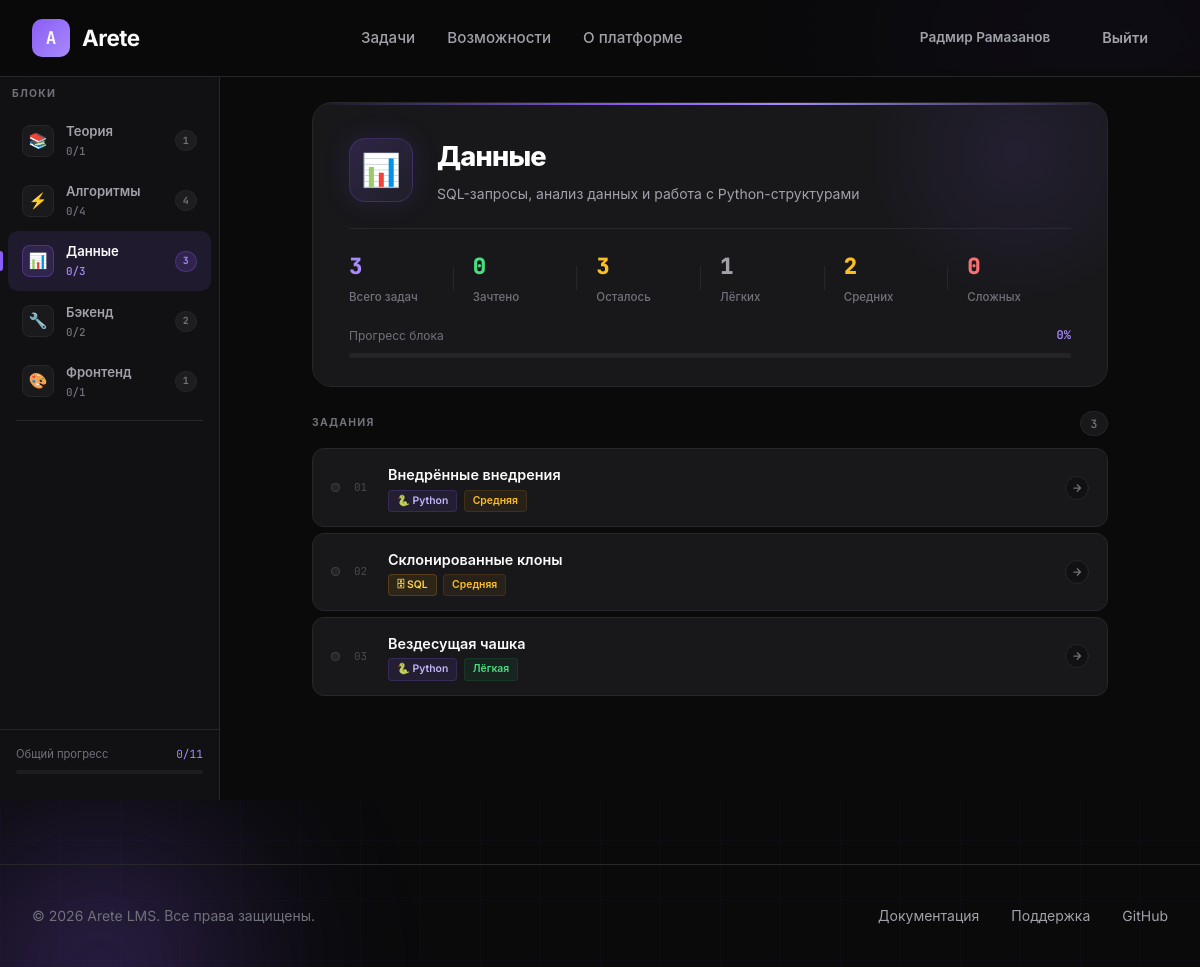
Screenshot of /lms/data (signed in) with the database file from the repository.
### models.py (models this page shows, shortened)
class User(UserMixin, db.Model):
    __tablename__ = 'users'
    id            = db.Column(db.Integer, primary_key=True)
    username      = db.Column(db.String(80),  unique=True, nullable=False)
    email         = db.Column(db.String(120), unique=True, nullable=False)
    first_name    = db.Column(db.String(50),  nullable=False)
    last_name     = db.Column(db.String(50),  nullable=False)
    password_hash = db.Column(db.String(256), nullable=False)
    created_at    = db.Column(db.DateTime, default=datetime.utcnow)
    submissions   = db.relationship('Submission', backref='user', lazy=True)
    def solved_in_block(self, block):
        return (
            Submission.query
            .filter_by(user_id=self.id, passed=True)
            .join(Task)
            .filter(Task.block == block)
            .count()
        )

class Task(db.Model):
    __tablename__ = 'tasks'
    id              = db.Column(db.Integer, primary_key=True)
    block           = db.Column(db.String(50),  nullable=False)
    title           = db.Column(db.String(200), nullable=False)
    description     = db.Column(db.Text,        nullable=False)
    task_type       = db.Column(db.String(50),  nullable=False)  # python / sql / html / answer
    expected_output = db.Column(db.Text,        nullable=True)   # for fallback / answer tasks
    test_cases_json = db.Column(db.Text,        nullable=True)   # JSON [{input, output}]
    difficulty      = db.Column(db.String(20),  default='medium')
    order_num       = db.Column(db.Integer,     default=0)
    max_score       = db.Column(db.Integer,     default=100)
    attempts_limit  = db.Column(db.Integer,     nullable=True)   # None = unlimited
    time_limit      = db.Column(db.String(40),  nullable=True)
    memory_limit    = db.Column(db.String(40),  nullable=True)
    input_format    = db.Column(db.String(80),  nullable=True)
    output_format   = db.Column(db.String(80),  nullable=True)
    submissions     = db.relationship('Submission', backref='task', lazy=True)

### app.py (the view)
@app.route('/lms/<block_key>')
def lms(block_key):
    ctx = _build_lms_context(block_key)
    if ctx is None:
        return redirect(url_for('lms_root'))
    return render_template('lms.html', **ctx)

### app.py (called while the page is built)
@login_manager.user_loader
def load_user(user_id):
    return User.query.get(int(user_id))

### templates/lms.html (shortened to what this page needs)
{% extends "base.html" %}
{% block extra_css %}
<link rel="stylesheet" href="{{ url_for('static', filename='css/lms.css') }}">
{% endblock %}
{% block content %}
<div class="lms-layout">
    <aside class="lms-sidebar">
        <div class="sidebar-section">Блоки</div>
        {% for b in all_blocks %}
        <a href="{{ url_for('lms', block_key=b.key) }}"
           class="sidebar-block {% if b.key == block_key %}active{% endif %}">
            <div class="sb-icon">{{ b.icon }}</div>
            <div class="sb-info">
                <div class="sb-name">{{ b.name }}</div>
                {% if current_user.is_authenticated %}
                <div class="sb-prog">{{ b.solved }}/{{ b.count }}</div>
                {% else %}
                <div class="sb-prog">{{ b.count }} задач</div>
                {% endif %}
            </div>
            <span class="sb-pill">{{ b.count }}</span>
        </a>
        {% endfor %}
        <div class="sidebar-divider"></div>
        {% if current_user.is_authenticated %}
        <div class="sidebar-footer">
            <div class="sidebar-total-progress">
                <div class="sidebar-total-label">
                    <span>Общий прогресс</span>
                    <span>{{ total_solved }}/{{ total_tasks }}</span>
                </div>
                <div class="st-track">
                </div>
            </div>
        </div>
        {% endif %}
    </aside>
    <div class="lms-content">
        <div class="lms-main">
            <div class="block-hero">
                <div class="bh-glow"></div>
                <div class="bh-body">
                    <div class="bh-icon">{{ block_info.icon }}</div>
                    <div class="bh-text">
                        <h1>{{ block_info.name }}</h1>
                        <p>{{ block_info.description }}</p>
                    </div>
                </div>
                <div class="bh-stats">
                    <div class="bh-stat">
                        <span class="bh-sv purple">{{ total }}</span>
                        <span class="bh-sl">Всего задач</span>
                    </div>
                    {% if current_user.is_authenticated %}
                    <div class="bh-stat">
                        <span class="bh-sv green">{{ solved_count }}</span>
                        <span class="bh-sl">Зачтено</span>
                    </div>
                    <div class="bh-stat">
                        <span class="bh-sv yellow">{{ total - solved_count }}</span>
                        <span class="bh-sl">Осталось</span>
                    </div>
                    {% endif %}
                    <div class="bh-stat">
                        <span class="bh-sv" style="color:#a1a1aa;">{{ tasks_data | selectattr('task.difficulty','equalto','easy') | list | length }}</span>
                        <span class="bh-sl">Лёгких</span>
                    </div>
                    <div class="bh-stat">
                        <span class="bh-sv yellow">{{ tasks_data | selectattr('task.difficulty','equalto','medium') | list | length }}</span>
                        <span class="bh-sl">Средних</span>
                    </div>
                    <div class="bh-stat">
                        <span class="bh-sv red">{{ tasks_data | selectattr('task.difficulty','equalto','hard') | list | length }}</span>
                        <span class="bh-sl">Сложных</span>
                    </div>
                </div>
                {% if current_user.is_authenticated and total > 0 %}
                <div class="bh-progress">
                    {% set pct = (solved_count / total * 100) | int %}
                    <div class="bh-prog-header">
                        <span class="bh-prog-label">Прогресс блока</span>
                        <span class="bh-prog-pct" id="progPct">{{ pct }}%</span>
                    </div>
                    <div class="bh-prog-track">
                    </div>
                </div>
                {% endif %}
            </div>
            <div class="tasks-hdr">
                <span class="tasks-hdr-label">Задания</span>
                <span class="tasks-hdr-count">{{ total }}</span>
            </div>
            {% if current_user.is_authenticated %}
            <div class="tasks-list" id="tasksList">
                {% if tasks_data %}
                    {% for td in tasks_data %}
                    {% set t = td.task %}
                    <a href="{{ url_for('task', task_id=t.id) }}"
                       class="task-row {% if td.last_verdict == 'accepted' %}tr-accepted{% elif td.last_verdict == 'rejected' %}tr-rejected{% endif %}"
                       style="animation-delay: {{ loop.index0 * 45 }}ms">
                        <div class="tr-dot
                            "></div>
                        <span class="tr-num">{{ '%02d' % loop.index }}</span>
                        <div class="tr-info">
                            <div class="tr-title">{{ t.title }}</div>
                            <div class="tr-meta">
                                <span class="badge b-{{ t.task_type }}">
                                    {% if t.task_type == 'python' %}🐍 Python
                                    {% elif t.task_type == 'sql' %}🗄 SQL
                                    {% elif t.task_type == 'html' %}🌐 HTML/JS
                                    {% elif t.task_type == 'answer' %}💡 Ответ
                                    {% else %}{{ t.task_type }}{% endif %}
                                </span>
                                <span class="badge b-{{ t.difficulty }}">
                                    {% if t.difficulty == 'easy' %}Лёгкая
                                    {% elif t.difficulty == 'medium' %}Средняя
                                    {% elif t.difficulty == 'hard' %}Сложная
                                    {% else %}{{ t.difficulty }}{% endif %}
                                </span>
                            </div>
                        </div>
                        <div class="tr-arrow">
                            <svg width="12" height="12" viewBox="0 0 24 24" fill="none" stroke="currentColor" stroke-width="2.5"><path d="M5 12h14M12 5l7 7-7 7"/></svg>
                        </div>
                    </a>
                    {% endfor %}
                {% else %}
                <div class="tasks-empty">В этом блоке пока нет задач</div>
                {% endif %}
            </div>
            {% endif %}
        </div>
    </div>
</div>
{% endblock %}

### templates/base.html (shortened to what this page needs)
<!DOCTYPE html>
<html lang="ru">
<head>
    <link rel="stylesheet" href="{{ url_for('static', filename='css/base.css') }}">
    {% block extra_css %}{% endblock %}
</head>
<body>
    <div class="glow-orb glow-orb-2"></div>
    <nav>
        <div class="nav-container">
            <a href="{{ url_for('index') }}" class="logo">
                <div class="logo-icon">A</div>
                <span class="logo-text">Arete</span>
            </a>
            <ul class="nav-links">
                {% if current_user.is_authenticated %}
                    <li><a href="{{ url_for('lms_root') }}">Задачи</a></li>
                {% endif %}
                <li><a href="{{ url_for('index') }}#features">Возможности</a></li>
                <li><a href="{{ url_for('index') }}#about">О платформе</a></li>
            </ul>
            <div class="nav-buttons">
                {% if current_user.is_authenticated %}
                    <div class="nav-user">
                        <a href="{{ url_for('lms_root') }}" class="btn btn-ghost" style="font-size:0.85rem;padding:0.55rem 1rem;">
                            {{ current_user.first_name }} {{ current_user.last_name }}
                        </a>
                        <a href="{{ url_for('logout') }}" class="btn btn-ghost">Выйти</a>
                    </div>
                {% else %}
                    <a href="{{ url_for('login') }}" class="btn btn-ghost">Войти</a>
                    <a href="{{ url_for('register') }}" class="btn btn-primary">Начать бесплатно</a>
                {% endif %}
            </div>
        </div>
    </nav>
    <main>
        {% block content %}{% endblock %}
    </main>
    <footer>
        <div class="footer-container">
            <p class="footer-text">© 2026 Arete LMS. Все права защищены.</p>
            <div class="footer-links">
                <a href="#">Документация</a>
                <a href="#">Поддержка</a>
                <a href="#">GitHub</a>
            </div>
        </div>
    </footer>
</body>
</html>

### static/css/base.css (style rules this page uses)
* { margin: 0; padding: 0; box-sizing: border-box; }
:root { --bg-primary: #0a0a0b; --bg-secondary: #111113; --bg-card: #18181b; --bg-card-hover: #1f1f23; --text-primary: #fafafa; --text-secondary: #a1a1aa; --text-muted: #71717a; --accent-primary: #8b5cf6; --accent-secondary: #a78bfa; --accent-glow: rgba(139, 92, 246, 0.4); --border-color: #27272a; --success: #22c55e; --error: #ef4444; --warning: #f59e0b; }
html { scroll-behavior: smooth; }
body { font-family: 'Inter', -apple-system, BlinkMacSystemFont, sans-serif; background: var(--bg-primary); color: var(--text-primary); line-height: 1.6; overflow-x: hidden; min-height: 100vh; }
.glow-orb { position: fixed; border-radius: 50%; background: radial-gradient(circle, var(--accent-glow) 0%, transparent 70%); filter: blur(80px); pointer-events: none; z-index: 0; }
.glow-orb-2 { width: 400px; height: 400px; bottom: -200px; left: -100px; animation: float 25s ease-in-out infinite reverse; }
nav { position: fixed; top: 0; left: 0; right: 0; z-index: 100; padding: 1rem 2rem; background: rgba(10, 10, 11, 0.85); backdrop-filter: blur(20px); border-bottom: 1px solid var(--border-color); }
.nav-container { max-width: 1400px; margin: 0 auto; display: flex; justify-content: space-between; align-items: center; }
.logo { display: flex; align-items: center; gap: 0.75rem; text-decoration: none; color: var(--text-primary); }
.logo-icon { width: 38px; height: 38px; background: linear-gradient(135deg, var(--accent-primary), var(--accent-secondary)); border-radius: 10px; display: flex; align-items: center; justify-content: center; font-family: 'JetBrains Mono', monospace; font-weight: 700; font-size: 1.1rem; }
.logo-text { font-size: 1.4rem; font-weight: 700; letter-spacing: -0.02em; }
.nav-links { display: flex; gap: 2rem; list-style: none; }
.nav-links a { color: var(--text-secondary); text-decoration: none; font-size: 0.95rem; font-weight: 500; transition: color 0.3s; }
.nav-buttons { display: flex; gap: 1rem; align-items: center; }
.nav-user { display: flex; align-items: center; gap: 1rem; }
.btn { padding: 0.65rem 1.25rem; border-radius: 10px; font-size: 0.9rem; font-weight: 600; text-decoration: none; transition: all 0.3s; cursor: pointer; border: none; display: inline-flex; align-items: center; gap: 0.5rem; }
.btn-ghost { background: transparent; color: var(--text-secondary); }
main { position: relative; z-index: 1; padding-top: 70px; }
footer { position: relative; z-index: 1; padding: 2.5rem 2rem; border-top: 1px solid var(--border-color); margin-top: 4rem; }
.footer-container { max-width: 1400px; margin: 0 auto; display: flex; justify-content: space-between; align-items: center; }
.footer-text { color: var(--text-muted); font-size: 0.875rem; }
.footer-links { display: flex; gap: 2rem; }
.footer-links a { color: var(--text-secondary); text-decoration: none; font-size: 0.875rem; transition: color 0.3s; }

### rows the page displays
User: first_name "Радмир", last_name "Рамазанов"
Task: title "Внедрённые внедрения"
Task: title "Склонированные клоны"
Task: title "Вездесущая чашка"

### other values shown
{{ b.icon }} "📚" "⚡" "📊" "🔧" "🎨"
{{ b.name }} "Теория" "Алгоритмы" "Данные" "Бэкенд" "Фронтенд"
{{ b.solved }} "0" "0" "0" "0" "0"
{{ b.count }} "1" "4" "3" "2" "1"
{{ total_solved }} "0"
{{ total_tasks }} "11"
{{ block_info.icon }} "📊"
{{ block_info.name }} "Данные"
{{ block_info.description }} "SQL-запросы, анализ данных и работа с Python-структурами"
{{ total }} "3"
{{ solved_count }} "0"
{{ total - solved_count }} "3"
{{ pct }} "0"
{{ '%02d' % loop.index }} "01" "02" "03"
